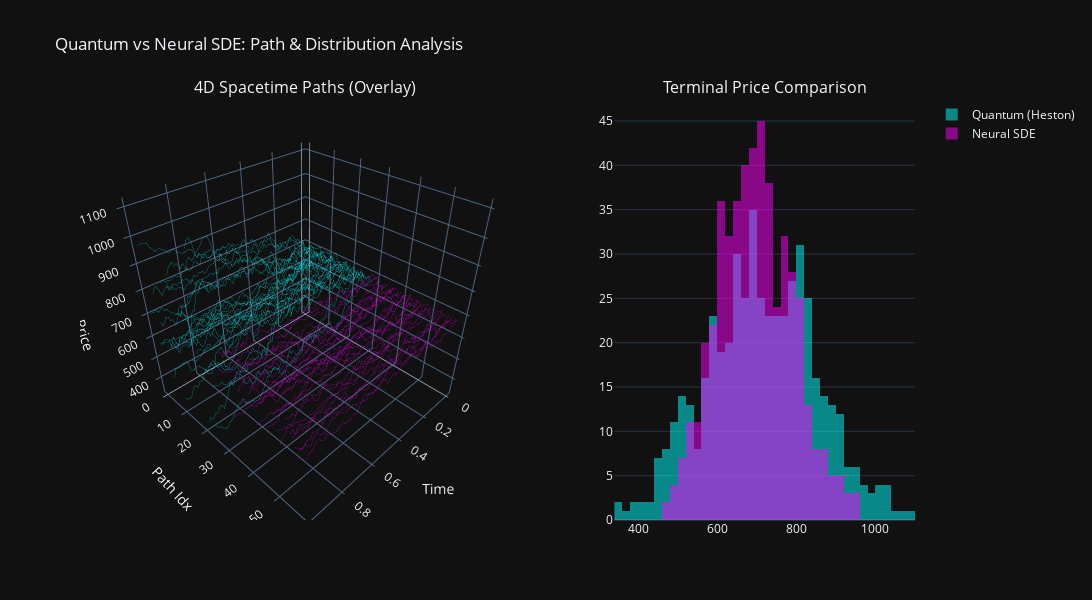

The cell this chart's notebook holds for it:
### Markdown cell above
---
## Part 5: 4D Spacetime Visualization / 4D 시공간 시각화

Quantum Path Integral vs Neural SDE: Path Distribution Analysis.
양자 경로 적분과 뉴럴 SDE의 "경로 분포"를 시각적으로 비교합니다.

### Code cell
# =============================================================================
# 5.1 & 5.2 4D Path Visualizer & Combined Histogram
# =============================================================================
viz_paths = 500
viz_T = 1.0

# Generate
sim_q = MarketSimulator(mu=r, kappa=2.0, theta=0.04, xi=0.3, rho=-0.7, device=device)
S_q, _ = sim_q.simulate(S0, 0.04, viz_T, 0.01, viz_paths, 'heston') # Use standard dt for visualization
S_q = S_q.cpu().numpy()

with torch.no_grad():
    S_n, _ = neural_sde.simulate(S0, viz_T, 0.01, viz_paths)
    S_n = S_n.cpu().numpy()

time_steps = np.linspace(0, viz_T, S_q.shape[1])

# Plot
fig = make_subplots(rows=1, cols=2, specs=[[{'type': 'scene'}, {'type': 'xy'}]], 
                    column_widths=[0.6, 0.4], 
                    subplot_titles=('4D Spacetime Paths (Overlay)', 'Terminal Price Comparison'))

# Left: Paths
for i in range(min(30, S_q.shape[0])):
    fig.add_trace(go.Scatter3d(x=time_steps, y=np.full_like(time_steps, i), z=S_q[i, :], 
                               mode='lines', line=dict(color='cyan', width=1), opacity=0.4, showlegend=False), row=1, col=1)
for i in range(min(30, S_n.shape[0])):
    fig.add_trace(go.Scatter3d(x=time_steps, y=np.full_like(time_steps, i+30), z=S_n[i, :], 
                               mode='lines', line=dict(color='magenta', width=1), opacity=0.4, showlegend=False), row=1, col=1)

# Right: Histogram Overlay
fig.add_trace(go.Histogram(x=S_q[:, -1], nbinsx=40, name='Quantum (Heston)', marker_color='cyan', opacity=0.5), row=1, col=2)
fig.add_trace(go.Histogram(x=S_n[:, -1], nbinsx=40, name='Neural SDE', marker_color='magenta', opacity=0.5), row=1, col=2)

fig.update_layout(title='Quantum vs Neural SDE: Path & Distribution Analysis',
                  scene=dict(xaxis_title='Time', yaxis_title='Path Idx', zaxis_title='Price'),
                  barmode='overlay', template='plotly_dark', width=1100, height=600)
config = {'toImageButtonOptions': {'format': 'png', 'filename': '4d_comparison', 'scale': 2}}
fig.show(config=config)
